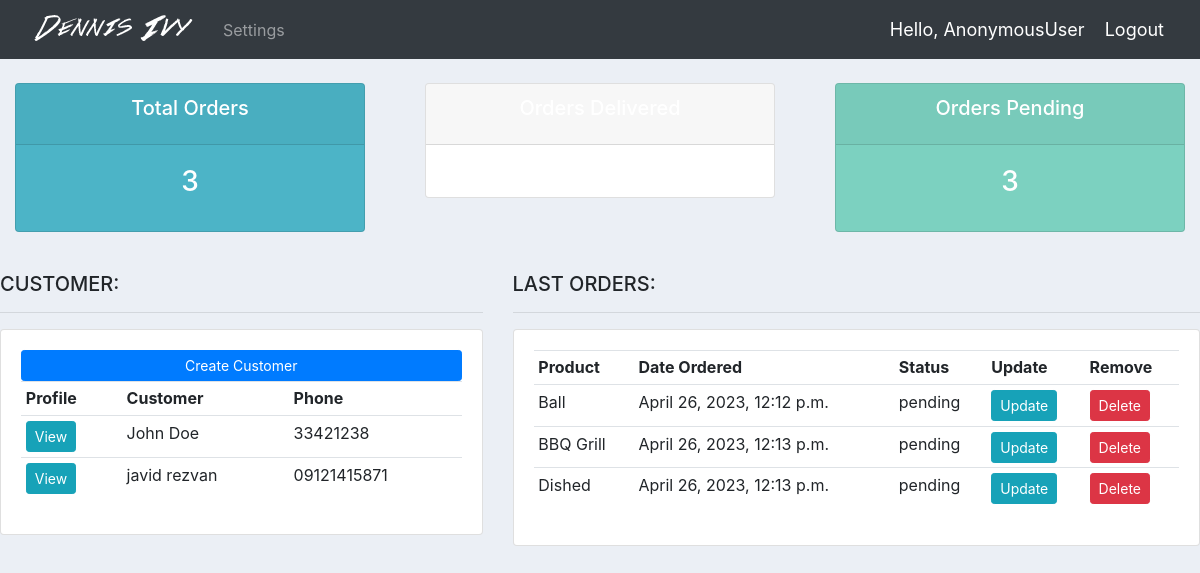
The app's page /, older data.
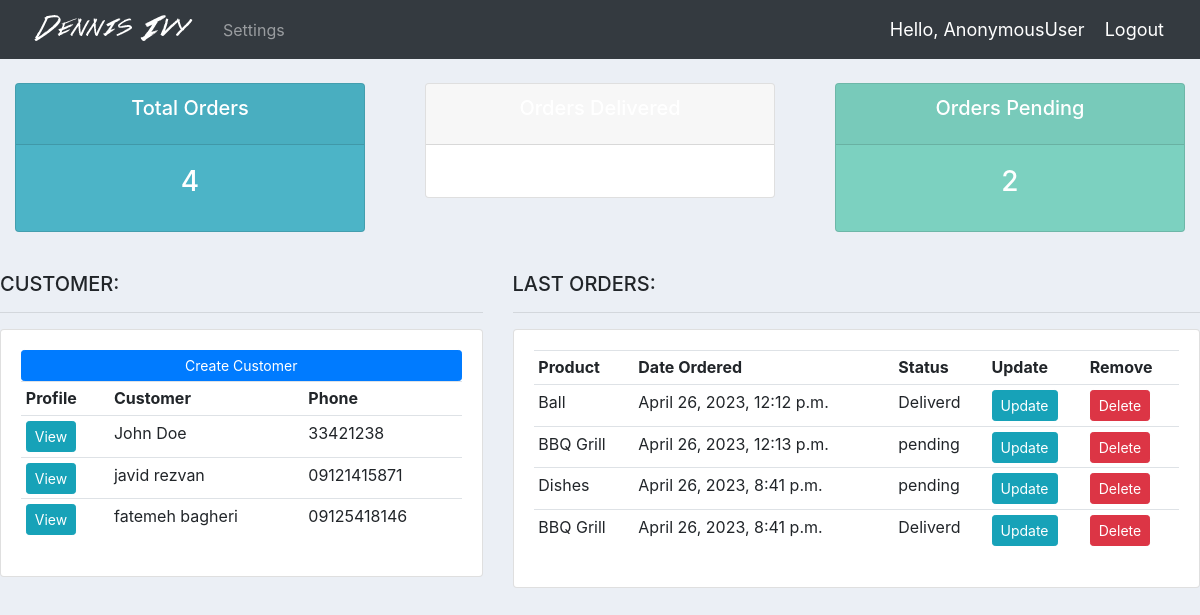
The same page, newer data.
### accounts/models.py (models this page shows, shortened)
class Customer(models.Model):
    name=models.CharField(max_length=200,null=True)
    phone=models.CharField(max_length=200,null=True)
    email=models.CharField(max_length=200,null=True)
    date_created=models.DateTimeField(auto_now_add=True,null=True)

class Order(models.Model):
    STATUS = (
            ('pending','pending'),
            ('out for delivery','out for delivery'),
            ('Deliverd','Deliverd'),
        )
    customer=models.ForeignKey(Customer,null=True,on_delete=models.SET_NULL)
    product=models.ForeignKey(Product,null=True,on_delete=models.SET_NULL)
    date_created=models.DateTimeField(auto_now_add=True,null=True)
    status=models.CharField(max_length=200,null=True,choices=STATUS)
    note=models.CharField(max_length=1000,null=True)

class Product(models.Model):
    CATEGORY = (
            ('Indoor','Indoor'),
            ('Out Door','Out Door'),
        )
    name=models.CharField(max_length=200,null=True)
    price=models.FloatField(null=True)
    category=models.CharField(max_length=200,null=True,choices=CATEGORY)
    description=models.CharField(max_length=200,null=True,blank=True)
    date_created=models.DateTimeField(auto_now_add=True,null=True)
    tags=models.ManyToManyField(Tag)
    def __str__(self):
        return self.name

### accounts/views.py (the view)
# urls.py: path('', views.home, name="home"),
def home(request):
    customers=Customer.objects.all()
    total_customers=customers.count()
    orders=Order.objects.all()
    total_orders=orders.count()
    deliverd=orders.filter(status='Deliverd').count()
    pending=orders.filter(status='pending').count()
    context={'customers':customers,'orders':orders,
              'deliverd':deliverd,'pending':pending,
              'total_customers':total_customers,
              'total_orders':total_orders
              }
    return render(request,'accounts/dashboard.html',context)

### Requirements/CMS-DennisIvy-master/accounts/templates/accounts/dashboard.html
{% extends 'accounts/main.html' %}
{% block content %}
{% include 'accounts/status.html' %}
<br />
<div class="row">
	<div class="col-md-5">
		<h5>CUSTOMER:</h5>
		<hr />
		<div class="card card-body">
			<a href="#" class="btn btn-primary btn-sm btn-block"
				>Create Customer</a
			>
			<table class="table table-sm">
				<tr>
					<th>Profile</th>
					<th>Customer</th>
					<th>Phone</th>
				</tr>
				{% for customer in customers %}
				<tr>
					<td><a class="btn btn-sm btn-info" href="{% url 'customer' customer.id %}">View</a></td>
					<td>{{ customer.name }}</td>
					<td>{{ customer.phone }}</td>
				</tr>
				{% endfor %}
			</table>
		</div>
	</div>
	<div class="col-md-7">
		<h5>LAST ORDERS:</h5>
		<hr />
		<div class="card card-body">
			<table class="table table-sm">
				<tr>
					<th>Product</th>
					<th>Date Ordered</th>
					<th>Status</th>
					<th>Update</th>
					<th>Remove</th>
				</tr>
				{% for order in orders %}
				<tr>
					<td>{{ order.product }}</td>
					<td>{{ order.date_created }}</td>
					<td>{{ order.status }}</td>
					<td>
						<a class="btn btn-sm btn-info" href="{% url 'update_order' order.id %}"
							>Update</a
						>
					</td>
					<td>
						<a class="btn btn-sm btn-danger" href="{% url 'delete_order' order.id %}"
							>Delete</a
						>
					</td>
				</tr>
				{% endfor %}
			</table>
		</div>
	</div>
</div>
{% endblock %}

### Requirements/CMS-DennisIvy-master/accounts/templates/accounts/main.html (shortened to what this page needs)
{% load static %}
<!DOCTYPE html>
<html lang="en">
<head>
    <link rel="stylesheet" href="https://stackpath.bootstrapcdn.com/bootstrap/4.5.2/css/bootstrap.min.css">
    <link rel="stylesheet" type="text/css" href="{% static '/css/main.css' %}">
</head>
<body>
    {% include 'accounts/navbar.html' %}
    {% block content %}
    {% endblock %}
</body>
</html>

### Requirements/CMS-DennisIvy-master/accounts/templates/accounts/navbar.html (shortened to what this page needs)
{% load static %}
<nav class="navbar navbar-expand-lg navbar-dark bg-dark">
	<img src="{% static 'images/logo.png' %}">
	<div class="collapse navbar-collapse" id="navbarNav">
		<ul class="navbar-nav">
			{% if request.user.is_staff %}
			<li class="nav-item active">
				<a class="nav-link" href="{% url 'home' %}">Dashboard</a>
			</li>
			<li class="nav-item">
				<a class="nav-link" href="{% url 'products' %}">Products</a>
			</li>
			{% else %}
			<li class="nav-item">
				<a class="nav-link" href="{% url 'account' %}">Settings</a>
			</li>
			{% endif %}
		</ul>
	</div>
	<span class="hello-msg">Hello, {{request.user}}</span>
	<span><a class="hello-msg" href="{% url 'logout' %}">Logout</a></span>
</nav>

### Requirements/CMS-DennisIvy-master/accounts/templates/accounts/status.html (shortened to what this page needs)
<br>
<div class="row">
    <div class="col">
        <div class="col-md">
            <div class="card text-center text-white mb-3" id="total-orders">
                <div class="card-header">
                    <h5 class="card-title">Total Orders</h5>
                </div>
                <div class="card-body">
                    <h3 class="card-title">{{ total_orders }}</h3>
                </div>
            </div>
        </div>
    </div>
    <div class="col">
        <div class="col-md">
            <div class="card text-center text-white mb-3" id="orders-delivered">
                <div class="card-header">
                    <h5 class="card-title">Orders Delivered</h5>
                </div>
                <div class="card-body">
                </div>
            </div>
        </div>
    </div>
    <div class="col">
        <div class="col-md">
            <div class="card text-center text-white mb-3" id="orders-pending">
                <div class="card-header">
                    <h5 class="card-title">Orders Pending</h5>
                </div>
                <div class="card-body">
                    <h3 class="card-title">{{ pending }}</h3>
                </div>
            </div>
        </div>
    </div>
</div>

### static/css/main.css (style rules this page uses)
body { background-color: #ebeff5; }
#total-orders { background-color: #4cb4c7; }
#orders-pending { background-color: #7CD1C0; }

### Requirements/CMS-DennisIvy-master/accounts/templates/accounts/navbar.html (style rules this page uses)
.hello-msg { font-size: 18px; color: #fff; margin-right: 20px; }

Row changes from the older to the newer data that the page shows:
removed Order: product "Dished", date_created "April 26, 2023, 12:13 p.m.", status "pending"
added Customer: name "fatemeh bagheri", phone "09125418146"
changed Order "April 26, 2023, 12:12 p.m.": status "pending" → "Deliverd"
added Order: product "Dishes", date_created "April 26, 2023, 8:41 p.m.", status "pending"
added Order: product "BBQ Grill", date_created "April 26, 2023, 8:41 p.m.", status "Deliverd"
Text that changed along with them:
{{ total_orders }}: "3" → "4"
{{ pending }}: "3" → "2"
